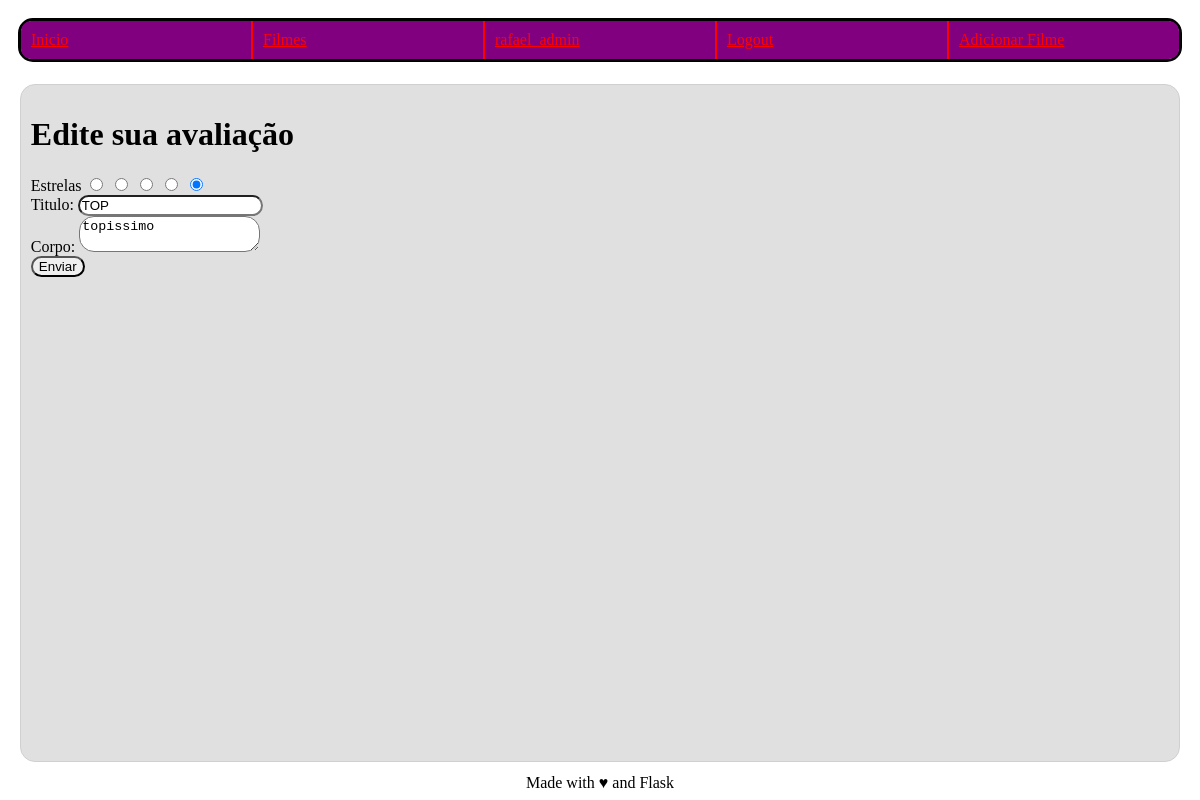
The page /filme/2/avaliacao/editar (signed in) on the database its author committed.
### imdb/usuario/models.py (models this page shows, shortened)
class Usuario(db.Model, UserMixin):
   bcrypt = Bcrypt()
   __tablename__ = 'usuario'
   id = db.Column(db.Integer, primary_key=True)
   email = db.Column(db.String(80), unique=True, nullable=False)
   username = db.Column(db.String(80), unique=True, nullable=False)
   senha = db.Column(db.String(255),nullable = False)
   funcao = db.Column(db.String(50), server_default="user", nullable=False) #admin ou normal
   avaliacoes = db.relationship(Avaliacao, backref='usuario', lazy= True)

### imdb/filme/models.py (models this page shows, shortened)
class Avaliacao(db.Model):
    __tablename__ = 'avaliacao'
    id = db.Column(db.Integer, primary_key=True)
    titulo = db.Column(db.String(200), nullable=False)
    corpo = db.Column(db.String(500))
    estrelas = db.Column(db.Integer, nullable=False)
    id_filme = db.Column(db.Integer, db.ForeignKey('filme.id'), nullable=False)
    id_usuario = db.Column(db.Integer, db.ForeignKey('usuario.id'), nullable=False)

### imdb/filme/views.py (the view, shortened to what this page needs)
@filme.route("<id_filme>/avaliacao/editar", methods=["GET", "POST"])
@login_required()
def editar_avaliacao(id_filme):
    id_usuario = current_user.id
    avaliacao = Avaliacao.query.filter_by(id_usuario=id_usuario, id_filme=id_filme).all()[0]
    if request.method == "GET":
        return render_template("editar_avaliacao.html.j2", avaliacao=avaliacao)

### imdb/__init__.py (called while the page is built)
def login_required(role=["ANY"]):
    def wrapper(fn):
        @wraps(fn)
        def decorated_view(*args, **kwargs):
            if not current_user.is_authenticated:
               return current_app.login_manager.unauthorized()
            funcao = current_user.funcao
            if ((funcao not in role) and (role != ["ANY"])):
                flash("Você não tem permissão para acessar essa página.")
                return redirect(url_for('principal.index'))
            return fn(*args, **kwargs)
        return decorated_view
    return wrapper

### imdb/usuario/models.py (called while the page is built)
@login_manager.user_loader
def load_user(user_id):
    return Usuario.query.get(user_id)

### imdb/filme/templates/editar_avaliacao.html.j2 (shortened to what this page needs)
{% extends "base.html.j2" %}
{% block content %}
  <h1>Edite sua avaliação</h1>
  <form action="{{url_for('filme.editar_avaliacao', id_filme=avaliacao.id_filme)}}" method="POST">
     <label for="estrelas">Estrelas</label>
     {% for i in range(5) %}
      {% if  i+1==avaliacao.estrelas%}
        <input type="radio" name='estrelas' value="{{i+1}}" checked/>
      {% else %}
        <input type="radio" name='estrelas' value="{{i+1}}"/>
      {% endif %}
     {% endfor %}
     <div>
        <label for="titulo">Titulo:</label>
        <input type="text" name="titulo" value="{{ avaliacao.titulo }}" />
     </div>
     <div>
        <label for="corpo">Corpo:</label>
        <textarea type="text" name="corpo">{{avaliacao.corpo}}</textarea>
     </div>
     <input type="submit" value="Enviar"/>
  </form>
{% endblock %}

### imdb/templates/base.html.j2 (shortened to what this page needs)
<!DOCTYPE html>
<html>
  <head>
    {% block head %}
    <link rel="stylesheet" href="{{ url_for('static', filename='styles/style.css') }}">
    {% endblock %}
  </head>
  <body>
    {% block navbar %}
      <nav>
        <a href="{{url_for('principal.index')}}">Inicio</a>
        <a href="{{url_for('filme.lista')}}">Filmes</a>
        {% if not current_user.is_authenticated %}
          <a href="{{url_for('principal.login')}}">Login</a>
          <a href="{{url_for('usuario.cadastrar_usuario')}}">Cadastrar</a>
        {% else %}
          <a href="{{url_for('usuario.perfil')}}">{{current_user.username}}</a>
          <a href="{{url_for('principal.logout')}}">Logout</a>
        {% endif %}
        {% if current_user.funcao == "admin" %}
          <a href="{{url_for('filme.adicionar')}}">Adicionar Filme</a>
        {% endif %}
      </nav>
    {% endblock %}
    <div id="content">{% block content %}{% endblock %}</div>
    <div id="footer">
      {% block footer %}
      Made with &hearts; and Flask
      {% endblock %}
    </div>
  </body>
</html>

### imdb/static/styles/style.css (style rules this page uses)
#content { margin: 1%; background-color: #e0e0e0; border-color: #d0d0d0; border-style: solid; border-width: thin; border-radius: 15px }
#footer { align-self: center; }
nav { margin: 10px; border-style: solid; display: flex; flex-wrap: wrap; }
nav a { flex: 1; padding: 10px; margin: 0px; float: left; background-color: purple; color: red; border-top-right-radius: 0; border-bottom-right-radius: 0; }
nav a:nth-child(n+2) { border-left-style: solid; border-radius: 0; border-left-width: 2px; }
nav a:first-child { border-left: 0px; border-top-left-radius: 10px; border-bottom-left-radius: 10px; }
nav a:last-child { border-right: 0px; border-top-right-radius: 10px; border-bottom-right-radius: 10px; }
html, body { height: 100%; display: flex; flex-direction: column; }
#content { height: 100%; padding: 10px; }
* { border-radius: 15px; }

### rows shown on the page
Usuario: username "rafael_admin"
Avaliacao: titulo "TOP", corpo "topissimo"
